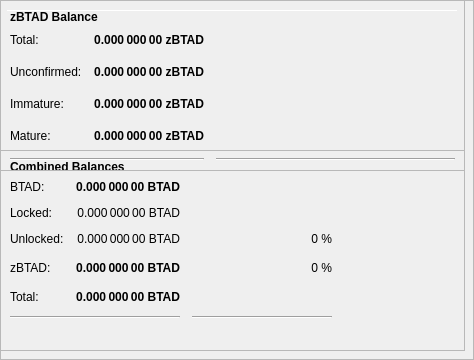
        <widget class="QFrame" name="frameObfuscation">
         <property name="minimumSize">
          <size>
           <width>0</width>
           <height>350</height>
          </size>
         </property>
         <property name="layoutDirection">
          <enum>Qt::LeftToRight</enum>
         </property>
         <property name="frameShape">
          <enum>QFrame::StyledPanel</enum>
         </property>
         <property name="frameShadow">
          <enum>QFrame::Raised</enum>
         </property>
         <widget class="QPushButton" name="runAutoDenom">
          <property name="geometry">
           <rect>
            <x>251</x>
            <y>17</y>
            <width>1</width>
            <height>1</height>
           </rect>
          </property>
          <property name="palette">
           <palette>
            <active>
             <colorrole role="WindowText">
              <brush brushstyle="SolidPattern">
               <color alpha="255">
                <red>0</red>
                <green>0</green>
                <blue>0</blue>
               </color>
              </brush>
             </colorrole>
             <colorrole role="Button">
              <brush brushstyle="SolidPattern">
               <color alpha="255">
                <red>239</red>
                <green>238</green>
                <blue>238</blue>
               </color>
              </brush>
             </colorrole>
             <colorrole role="Light">
              <brush brushstyle="SolidPattern">
               <color alpha="255">
                <red>255</red>
                <green>255</green>
                <blue>255</blue>
               </color>
              </brush>
             </colorrole>
             <colorrole role="Midlight">
              <brush brushstyle="SolidPattern">
               <color alpha="255">
                <red>247</red>
                <green>246</green>
                <blue>246</blue>
               </color>
              </brush>
             </colorrole>
             <colorrole role="Dark">
              <brush brushstyle="SolidPattern">
               <color alpha="255">
                <red>119</red>
                <green>119</green>
                <blue>119</blue>
               </color>
              </brush>
             </colorrole>
             <colorrole role="Mid">
              <brush brushstyle="SolidPattern">
               <color alpha="255">
                <red>159</red>
                <green>159</green>
                <blue>159</blue>
               </color>
              </brush>
             </colorrole>
             <colorrole role="Text">
              <brush brushstyle="SolidPattern">
               <color alpha="255">
                <red>0</red>
                <green>0</green>
                <blue>0</blue>
               </color>
              </brush>
             </colorrole>
             <colorrole role="BrightText">
              <brush brushstyle="SolidPattern">
               <color alpha="255">
                <red>255</red>
                <green>255</green>
                <blue>255</blue>
               </color>
              </brush>
             </colorrole>
             <colorrole role="ButtonText">
              <brush brushstyle="SolidPattern">
               <color alpha="255">
                <red>0</red>
                <green>0</green>
                <blue>0</blue>
               </color>
              </brush>
             </colorrole>
             <colorrole role="Base">
              <brush brushstyle="SolidPattern">
               <color alpha="255">
                <red>255</red>
                <green>255</green>
                <blue>255</blue>
               </color>
              </brush>
             </colorrole>
             <colorrole role="Window">
              <brush brushstyle="SolidPattern">
               <color alpha="255">
                <red>239</red>
                <green>238</green>
                <blue>238</blue>
               </color>
              </brush>
             </colorrole>
             <colorrole role="Shadow">
              <brush brushstyle="SolidPattern">
               <color alpha="255">
                <red>0</red>
                <green>0</green>
                <blue>0</blue>
               </color>
              </brush>
             </colorrole>
             <colorrole role="AlternateBase">
              <brush brushstyle="SolidPattern">
               <color alpha="255">
                <red>247</red>
                <green>246</green>
                <blue>246</blue>
               </color>
              </brush>
             </colorrole>
             <colorrole role="ToolTipBase">
              <brush brushstyle="SolidPattern">
               <color alpha="255">
                <red>255</red>
                <green>255</green>
                <blue>220</blue>
               </color>
              </brush>
             </colorrole>
             <colorrole role="ToolTipText">
              <brush brushstyle="SolidPattern">
               <color alpha="255">
                <red>0</red>
                <green>0</green>
                <blue>0</blue>
               </color>
              </brush>
             </colorrole>
            </active>
            <inactive>
             <colorrole role="WindowText">
              <brush brushstyle="SolidPattern">
               <color alpha="255">
                <red>0</red>
                <green>0</green>
                <blue>0</blue>
               </color>
              </brush>
             </colorrole>
             <colorrole role="Button">
              <brush brushstyle="SolidPattern">
               <color alpha="255">
                <red>239</red>
                <green>238</green>
                <blue>238</blue>
               </color>
              </brush>
             </colorrole>
             <colorrole role="Light">
              <brush brushstyle="SolidPattern">
               <color alpha="255">
                <red>255</red>
                <green>255</green>
                <blue>255</blue>
               </color>
              </brush>
             </colorrole>
             <colorrole role="Midlight">
              <brush brushstyle="SolidPattern">
               <color alpha="255">
                <red>247</red>
                <green>246</green>
                <blue>246</blue>
               </color>
              </brush>
             </colorrole>
             <colorrole role="Dark">
              <brush brushstyle="SolidPattern">
               <color alpha="255">
                <red>119</red>
                <green>119</green>
                <blue>119</blue>
               </color>
              </brush>
             </colorrole>
             <colorrole role="Mid">
              <brush brushstyle="SolidPattern">
               <color alpha="255">
                <red>159</red>
                <green>159</green>
                <blue>159</blue>
               </color>
              </brush>
             </colorrole>
             <colorrole role="Text">
              <brush brushstyle="SolidPattern">
               <color alpha="255">
                <red>0</red>
                <green>0</green>
                <blue>0</blue>
               </color>
              </brush>
             </colorrole>
             <colorrole role="BrightText">
              <brush brushstyle="SolidPattern">
               <color alpha="255">
                <red>255</red>
                <green>255</green>
                <blue>255</blue>
               </color>
              </brush>
             </colorrole>
             <colorrole role="ButtonText">
              <brush brushstyle="SolidPattern">
               <color alpha="255">
                <red>0</red>
                <green>0</green>
                <blue>0</blue>
               </color>
              </brush>
             </colorrole>
             <colorrole role="Base">
              <brush brushstyle="SolidPattern">
               <color alpha="255">
                <red>255</red>
                <green>255</green>
                <blue>255</blue>
               </color>
              </brush>
             </colorrole>
             <colorrole role="Window">
              <brush brushstyle="SolidPattern">
               <color alpha="255">
                <red>239</red>
                <green>238</green>
                <blue>238</blue>
               </color>
              </brush>
             </colorrole>
             <colorrole role="Shadow">
              <brush brushstyle="SolidPattern">
               <color alpha="255">
                <red>0</red>
                <green>0</green>
                <blue>0</blue>
               </color>
              </brush>
             </colorrole>
             <colorrole role="AlternateBase">
              <brush brushstyle="SolidPattern">
               <color alpha="255">
                <red>247</red>
                <green>246</green>
                <blue>246</blue>
               </color>
              </brush>
             </colorrole>
             <colorrole role="ToolTipBase">
              <brush brushstyle="SolidPattern">
               <color alpha="255">
                <red>255</red>
                <green>255</green>
                <blue>220</blue>
               </color>
              </brush>
             </colorrole>
             <colorrole role="ToolTipText">
              <brush brushstyle="SolidPattern">
               <color alpha="255">
                <red>0</red>
                <green>0</green>
                <blue>0</blue>
               </color>
              </brush>
             </colorrole>
            </inactive>
            <disabled>
             <colorrole role="WindowText">
              <brush brushstyle="SolidPattern">
               <color alpha="255">
                <red>119</red>
                <green>119</green>
                <blue>119</blue>
               </color>
              </brush>
             </colorrole>
             <colorrole role="Button">
              <brush brushstyle="SolidPattern">
               <color alpha="255">
                <red>239</red>
                <green>238</green>
                <blue>238</blue>
               </color>
              </brush>
             </colorrole>
             <colorrole role="Light">
              <brush brushstyle="SolidPattern">
               <color alpha="255">
                <red>255</red>
                <green>255</green>
                <blue>255</blue>
               </color>
              </brush>
             </colorrole>
             <colorrole role="Midlight">
              <brush brushstyle="SolidPattern">
               <color alpha="255">
                <red>247</red>
                <green>246</green>
                <blue>246</blue>
               </color>
              </brush>
             </colorrole>
             <colorrole role="Dark">
              <brush brushstyle="SolidPattern">
               <color alpha="255">
                <red>119</red>
                <green>119</green>
                <blue>119</blue>
               </color>
              </brush>
             </colorrole>
             <colorrole role="Mid">
              <brush brushstyle="SolidPattern">
               <color alpha="255">
                <red>159</red>
                <green>159</green>
                <blue>159</blue>
               </color>
              </brush>
             </colorrole>
             <colorrole role="Text">
              <brush brushstyle="SolidPattern">
               <color alpha="255">
                <red>119</red>
                <green>119</green>
                <blue>119</blue>
               </color>
              </brush>
             </colorrole>
             <colorrole role="BrightText">
              <brush brushstyle="SolidPattern">
               <color alpha="255">
                <red>255</red>
                <green>255</green>
                <blue>255</blue>
               </color>
              </brush>
             </colorrole>
             <colorrole role="ButtonText">
              <brush brushstyle="SolidPattern">
               <color alpha="255">
                <red>119</red>
                <green>119</green>
                <blue>119</blue>
               </color>
              </brush>
             </colorrole>
             <colorrole role="Base">
              <brush brushstyle="SolidPattern">
               <color alpha="255">
                <red>239</red>
                <green>238</green>
                <blue>238</blue>
               </color>
              </brush>
             </colorrole>
             <colorrole role="Window">
              <brush brushstyle="SolidPattern">
               <color alpha="255">
                <red>239</red>
                <green>238</green>
                <blue>238</blue>
               </color>
              </brush>
             </colorrole>
             <colorrole role="Shadow">
              <brush brushstyle="SolidPattern">
               <color alpha="255">
                <red>0</red>
                <green>0</green>
                <blue>0</blue>
               </color>
              </brush>
             </colorrole>
             <colorrole role="AlternateBase">
              <brush brushstyle="SolidPattern">
               <color alpha="255">
                <red>239</red>
                <green>238</green>
                <blue>238</blue>
               </color>
              </brush>
             </colorrole>
             <colorrole role="ToolTipBase">
              <brush brushstyle="SolidPattern">
               <color alpha="255">
                <red>255</red>
                <green>255</green>
                <blue>220</blue>
               </color>
              </brush>
             </colorrole>
             <colorrole role="ToolTipText">
              <brush brushstyle="SolidPattern">
               <color alpha="255">
                <red>0</red>
                <green>0</green>
                <blue>0</blue>
               </color>
              </brush>
             </colorrole>
            </disabled>
           </palette>
          </property>
          <property name="focusPolicy">
           <enum>Qt::NoFocus</enum>
          </property>
          <property name="autoFillBackground">
           <bool>true</bool>
          </property>
          <property name="text">
           <string/>
          </property>
          <property name="flat">
           <bool>true</bool>
          </property>
         </widget>
         <widget class="Line" name="line">
          <property name="geometry">
           <rect>
            <x>7</x>
            <y>10</y>
            <width>451</width>
            <height>1</height>
           </rect>
          </property>
          <property name="orientation">
           <enum>Qt::Horizontal</enum>
          </property>
         </widget>
         <widget class="QFrame" name="frame_3">
          <property name="geometry">
           <rect>
            <x>0</x>
            <y>150</y>
            <width>465</width>
            <height>201</height>
           </rect>
          </property>
          <property name="frameShape">
           <enum>QFrame::StyledPanel</enum>
          </property>
          <property name="frameShadow">
           <enum>QFrame::Raised</enum>
          </property>
          <layout class="QVBoxLayout" name="verticalLayout_5">
           <item>
            <layout class="QHBoxLayout" name="horizontalLayout_5" stretch="0">
             <item>
              <widget class="QLabel" name="label_5z">
               <property name="maximumSize">
                <size>
                 <width>16777215</width>
                 <height>20</height>
                </size>
               </property>
               <property name="font">
                <font>
                 <weight>75</weight>
                 <bold>true</bold>
                </font>
               </property>
               <property name="toolTip">
                <string>Combined Balances (including unconfirmed and immature coins)</string>
               </property>
               <property name="text">
                <string>&lt;html&gt;&lt;head/&gt;&lt;body&gt;&lt;p&gt;Combined Balances&lt;/p&gt;&lt;/body&gt;&lt;/html&gt;</string>
               </property>
              </widget>
             </item>
            </layout>
           </item>
           <item>
            <layout class="QGridLayout" name="gridLayout_3">
             <property name="spacing">
              <number>12</number>
             </property>
             <item row="7" column="0" colspan="2">
              <widget class="Line" name="lineSpendableBalance_3">
               <property name="orientation">
                <enum>Qt::Horizontal</enum>
               </property>
              </widget>
             </item>
             <item row="7" column="2">
              <widget class="Line" name="lineWatchBalance_3">
               <property name="sizePolicy">
                <sizepolicy hsizetype="Preferred" vsizetype="Fixed">
                 <horstretch>0</horstretch>
                 <verstretch>0</verstretch>
                </sizepolicy>
               </property>
               <property name="minimumSize">
                <size>
                 <width>140</width>
                 <height>0</height>
                </size>
               </property>
               <property name="orientation">
                <enum>Qt::Horizontal</enum>
               </property>
              </widget>
             </item>
             <item row="4" column="1">
              <widget class="QLabel" name="labelzBalancez">
               <property name="font">
                <font>
                 <weight>75</weight>
                 <bold>true</bold>
                </font>
               </property>
               <property name="cursor">
                <cursorShape>IBeamCursor</cursorShape>
               </property>
               <property name="toolTip">
                <string>Total of transactions that have yet to be confirmed, and do not yet count toward the spendable balance</string>
               </property>
               <property name="text">
                <string notr="true">0.000 000 00 BTAD</string>
               </property>
               <property name="alignment">
                <set>Qt::AlignRight|Qt::AlignTrailing|Qt::AlignVCenter</set>
               </property>
               <property name="textInteractionFlags">
                <set>Qt::LinksAccessibleByMouse|Qt::TextSelectableByKeyboard|Qt::TextSelectableByMouse</set>
               </property>
              </widget>
             </item>
             <item row="6" column="1">
              <widget class="QLabel" name="labelTotalz">
               <property name="font">
                <font>
                 <weight>75</weight>
                 <bold>true</bold>
                </font>
               </property>
               <property name="cursor">
                <cursorShape>IBeamCursor</cursorShape>
               </property>
               <property name="toolTip">
                <string>Total Balance, including unconfirmed and immature coins.</string>
               </property>
               <property name="text">
                <string notr="true">0.000 000 00 BTAD</string>
               </property>
               <property name="alignment">
                <set>Qt::AlignRight|Qt::AlignTrailing|Qt::AlignVCenter</set>
               </property>
               <property name="textInteractionFlags">
                <set>Qt::LinksAccessibleByMouse|Qt::TextSelectableByKeyboard|Qt::TextSelectableByMouse</set>
               </property>
              </widget>
             </item>
             <item row="4" column="3">
              <spacer name="horizontalSpacer_6">
               <property name="orientation">
                <enum>Qt::Horizontal</enum>
               </property>
               <property name="sizeHint" stdset="0">
                <size>
                 <width>40</width>
                 <height>20</height>
                </size>
               </property>
              </spacer>
             </item>
             <item row="6" column="0">
              <widget class="QLabel" name="labelTotalTextz">
               <property name="text">
                <string>Total:</string>
               </property>
              </widget>
             </item>
             <item row="1" column="0">
              <widget class="QLabel" name="labelBalanceTextz">
               <property name="text">
                <string>BTAD:</string>
               </property>
              </widget>
             </item>
             <item row="1" column="1">
              <widget class="QLabel" name="labelBalancez">
               <property name="font">
                <font>
                 <weight>75</weight>
                 <bold>true</bold>
                </font>
               </property>
               <property name="cursor">
                <cursorShape>IBeamCursor</cursorShape>
               </property>
               <property name="toolTip">
                <string>Your current spendable balance</string>
               </property>
               <property name="text">
                <string notr="true">0.000 000 00 BTAD</string>
               </property>
               <property name="alignment">
                <set>Qt::AlignRight|Qt::AlignTrailing|Qt::AlignVCenter</set>
               </property>
               <property name="textInteractionFlags">
                <set>Qt::LinksAccessibleByMouse|Qt::TextSelectableByKeyboard|Qt::TextSelectableByMouse</set>
               </property>
              </widget>
             </item>
             <item row="4" column="0">
              <widget class="QLabel" name="labelzBalanceTextz">
               <property name="toolTip">
                <string/>
               </property>
               <property name="text">
                <string>zBTAD:</string>
               </property>
              </widget>
             </item>
             <item row="4" column="2">
              <widget class="QLabel" name="labelzXGPercent">
               <property name="toolTip">
                <string>Current percentage of zBTAD.
If AutoMint is enabled this percentage will settle around the configured AutoMint percentage (default = 10%)</string>
               </property>
               <property name="text">
                <string>0 %</string>
               </property>
               <property name="alignment">
                <set>Qt::AlignRight|Qt::AlignTrailing|Qt::AlignVCenter</set>
               </property>
              </widget>
             </item>
             <item row="6" column="2">
              <widget class="QLabel" name="label100Percent">
               <property name="text">
                <string/>
               </property>
               <property name="alignment">
                <set>Qt::AlignRight|Qt::AlignTrailing|Qt::AlignVCenter</set>
               </property>
              </widget>
             </item>
             <item row="2" column="1">
              <widget class="QLabel" name="labelLockedBalance">
               <property name="toolTip">
                <string>Locked BTAD or Masternode collaterals. These are excluded from zBTAD minting.</string>
               </property>
               <property name="text">
                <string>0.000 000 00 BTAD</string>
               </property>
               <property name="alignment">
                <set>Qt::AlignRight|Qt::AlignTrailing|Qt::AlignVCenter</set>
               </property>
              </widget>
             </item>
             <item row="2" column="0">
              <widget class="QLabel" name="labelLockedBalanceText">
               <property name="toolTip">
                <string>Locked BTAD or Masternode collaterals. These are excluded from zBTAD minting.</string>
               </property>
               <property name="text">
                <string>Locked:</string>
               </property>
              </widget>
             </item>
             <item row="3" column="0">
              <widget class="QLabel" name="labelUnLockedBalanceText">
               <property name="toolTip">
                <string>Unlocked XGs. These can be used for zBTAD minting.</string>
               </property>
               <property name="text">
                <string>Unlocked:</string>
               </property>
              </widget>
             </item>
             <item row="3" column="1">
              <widget class="QLabel" name="labelUnLockedBalance">
               <property name="toolTip">
                <string>Unlocked XGs. These can be used for zBTAD minting.</string>
               </property>
               <property name="text">
                <string>0.000 000 00 BTAD</string>
               </property>
               <property name="alignment">
                <set>Qt::AlignRight|Qt::AlignTrailing|Qt::AlignVCenter</set>
               </property>
              </widget>
             </item>
             <item row="3" column="2">
              <widget class="QLabel" name="labelXGPercent">
               <property name="text">
                <string>0 %</string>
               </property>
               <property name="alignment">
                <set>Qt::AlignRight|Qt::AlignTrailing|Qt::AlignVCenter</set>
               </property>
              </widget>
             </item>
            </layout>
           </item>
           <item>
            <spacer name="verticalSpacer">
             <property name="orientation">
              <enum>Qt::Vertical</enum>
             </property>
             <property name="sizeHint" stdset="0">
              <size>
               <width>20</width>
               <height>40</height>
              </size>
             </property>
            </spacer>
           </item>
          </layout>
         </widget>
         <widget class="QFrame" name="frame_4">
          <property name="geometry">
           <rect>
            <x>0</x>
            <y>0</y>
            <width>465</width>
            <height>171</height>
           </rect>
          </property>
          <property name="frameShape">
           <enum>QFrame::StyledPanel</enum>
          </property>
          <property name="frameShadow">
           <enum>QFrame::Raised</enum>
          </property>
          <layout class="QVBoxLayout" name="verticalLayout_7">
           <item>
            <layout class="QHBoxLayout" name="horizontalLayout_8" stretch="0">
             <item>
              <widget class="QLabel" name="label_5z_3">
               <property name="maximumSize">
                <size>
                 <width>16777215</width>
                 <height>20</height>
                </size>
               </property>
               <property name="font">
                <font>
                 <weight>75</weight>
                 <bold>true</bold>
                </font>
               </property>
               <property name="text">
                <string>zBTAD Balance</string>
               </property>
              </widget>
             </item>
            </layout>
           </item>
           <item>
            <layout class="QGridLayout" name="gridLayout_5">
             <property name="spacing">
              <number>12</number>
             </property>
             <item row="4" column="0">
              <widget class="QLabel" name="labelzBalanceMatureText">
               <property name="toolTip">
                <string>Mature: more than 20 confirmation and more than 1 mints of the same denomination after it was minted.
These zBTAD are spendable.</string>
               </property>
               <property name="text">
                <string>Mature:</string>
               </property>
              </widget>
             </item>
             <item row="5" column="0" colspan="2">
              <widget class="Line" name="lineSpendableBalance_5">
               <property name="orientation">
                <enum>Qt::Horizontal</enum>
               </property>
              </widget>
             </item>
             <item row="1" column="1">
              <widget class="QLabel" name="labelzBalance">
               <property name="font">
                <font>
                 <weight>75</weight>
                 <bold>true</bold>
                </font>
               </property>
               <property name="cursor">
                <cursorShape>IBeamCursor</cursorShape>
               </property>
               <property name="toolTip">
                <string>All available zBTAD, unconfirmed and immature zBTAD included.</string>
               </property>
               <property name="text">
                <string notr="true">0.000 000 00 zBTAD</string>
               </property>
               <property name="alignment">
                <set>Qt::AlignRight|Qt::AlignTrailing|Qt::AlignVCenter</set>
               </property>
               <property name="textInteractionFlags">
                <set>Qt::LinksAccessibleByMouse|Qt::TextSelectableByKeyboard|Qt::TextSelectableByMouse</set>
               </property>
              </widget>
             </item>
             <item row="5" column="2">
              <widget class="Line" name="lineWatchBalance_5">
               <property name="sizePolicy">
                <sizepolicy hsizetype="Preferred" vsizetype="Fixed">
                 <horstretch>0</horstretch>
                 <verstretch>0</verstretch>
                </sizepolicy>
               </property>
               <property name="minimumSize">
                <size>
                 <width>140</width>
                 <height>0</height>
                </size>
               </property>
               <property name="orientation">
                <enum>Qt::Horizontal</enum>
               </property>
              </widget>
             </item>
             <item row="1" column="0">
              <widget class="QLabel" name="labelzBalanceText">
               <property name="toolTip">
                <string>All available zBTAD, unconfirmed and immature zBTAD included.</string>
               </property>
               <property name="text">
                <string>Total:</string>
               </property>
              </widget>
             </item>
             <item row="1" column="2">
              <spacer name="horizontalSpacer_8">
               <property name="orientation">
                <enum>Qt::Horizontal</enum>
               </property>
               <property name="sizeHint" stdset="0">
                <size>
                 <width>40</width>
                 <height>20</height>
                </size>
               </property>
              </spacer>
             </item>
             <item row="4" column="2">
              <spacer name="horizontalSpacer_4">
               <property name="orientation">
                <enum>Qt::Horizontal</enum>
               </property>
               <property name="sizeHint" stdset="0">
                <size>
                 <width>40</width>
                 <height>20</height>
                </size>
               </property>
              </spacer>
             </item>
             <item row="4" column="1">
              <widget class="QLabel" name="labelzBalanceMature">
               <property name="font">
                <font>
                 <weight>75</weight>
                 <bold>true</bold>
                </font>
               </property>
               <property name="toolTip">
                <string>Mature: more than 20 confirmation and more than 1 mints of the same denomination after it was minted.
These zBTAD are spendable.</string>
               </property>
               <property name="text">
                <string>0.000 000 00 zBTAD</string>
               </property>
               <property name="alignment">
                <set>Qt::AlignRight|Qt::AlignTrailing|Qt::AlignVCenter</set>
               </property>
              </widget>
             </item>
             <item row="2" column="0">
              <widget class="QLabel" name="labelzBalanceUnconfirmedText">
               <property name="toolTip">
                <string>Unconfirmed: less than 20 confirmations
Immature: confirmed, but less than 1 mints of the same denomination after it was minted</string>
               </property>
               <property name="text">
                <string>Unconfirmed:</string>
               </property>
              </widget>
             </item>
             <item row="2" column="1">
              <widget class="QLabel" name="labelzBalanceUnconfirmed">
               <property name="font">
                <font>
                 <weight>75</weight>
                 <bold>true</bold>
                </font>
               </property>
               <property name="toolTip">
                <string>Unconfirmed: less than 20 confirmations
Immature: confirmed, but less than 1 mints of the same denomination after it was minted</string>
               </property>
               <property name="text">
                <string>0.000 000 00 zBTAD</string>
               </property>
               <property name="alignment">
                <set>Qt::AlignRight|Qt::AlignTrailing|Qt::AlignVCenter</set>
               </property>
              </widget>
             </item>
             <item row="2" column="2">
              <spacer name="horizontalSpacer_5">
               <property name="orientation">
                <enum>Qt::Horizontal</enum>
               </property>
               <property name="sizeHint" stdset="0">
                <size>
                 <width>40</width>
                 <height>20</height>
                </size>
               </property>
              </spacer>
             </item>
             <item row="3" column="0">
              <widget class="QLabel" name="labelzBalanceImmatureText">
               <property name="toolTip">
                <string>Unconfirmed: less than 20 confirmations
Immature: confirmed, but less than 1 mints of the same denomination after it was minted</string>
               </property>
               <property name="text">
                <string>Immature:</string>
               </property>
              </widget>
             </item>
             <item row="3" column="1">
              <widget class="QLabel" name="labelzBalanceImmature">
               <property name="font">
                <font>
                 <weight>75</weight>
                 <bold>true</bold>
                </font>
               </property>
               <property name="toolTip">
                <string>Unconfirmed: less than 20 confirmations
Immature: confirmed, but less than 1 mints of the same denomination after it was minted</string>
               </property>
               <property name="text">
                <string>0.000 000 00 zBTAD</string>
               </property>
               <property name="alignment">
                <set>Qt::AlignRight|Qt::AlignTrailing|Qt::AlignVCenter</set>
               </property>
              </widget>
             </item>
             <item row="3" column="2">
              <spacer name="horizontalSpacer_7">
               <property name="orientation">
                <enum>Qt::Horizontal</enum>
               </property>
               <property name="sizeHint" stdset="0">
                <size>
                 <width>40</width>
                 <height>20</height>
                </size>
               </property>
              </spacer>
             </item>
            </layout>
           </item>
          </layout>
         </widget>
        </widget>
